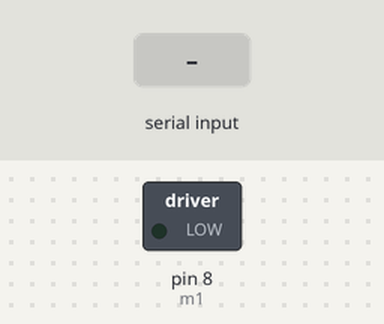
Recording of a sketch running on a simulated Arduino Uno, built with avr-gcc and run on an emulated ATmega328P. On the bench: switched loads named in the sketch (green lamp = pin HIGH). Dashed ring = blinking. The test bench sets the inputs (shaded band). What the sketch prints to the serial monitor is not drawn.

Above: at 0.3 s.
1.3 s: "0\n" received over Serial
At 3.0 s:
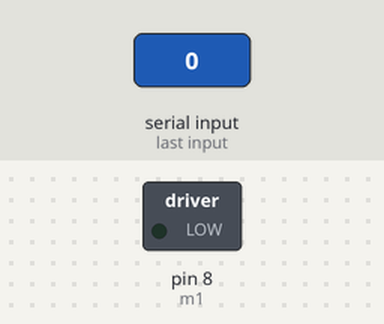
4.3 s: "90,45\n" received over Serial
At 4.4 s:
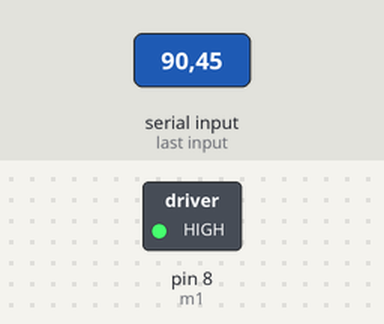
7.3 s: "30,150\n" received over Serial
Timing chart, 0 to 13.8 s (numbered marks = the images above; inputs shaded):
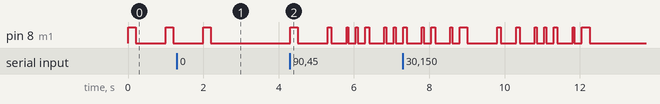

The sketch:

drum_test_v2.ino
```cpp
/**
 * Takes user input to determine which of 7 rhythms should play (0-6)
 */

int striketime = 200; // the length of time the motor will be on
int resttime = 800; // the length of rest between strikes

const int m1 = 8; //motor pin
int rhythm = 0; //original rhythm to play with no user input

//function to make a hit
void beat(int pin, int st, int rt){
  digitalWrite(m1, HIGH); //turns motor on
  delay(st); //how long hit

  digitalWrite(m1, LOW); // turns motor off
  delay(rt); // how long delay before next hit
}

void setup() {
  pinMode(m1, OUTPUT); // set the output pins
  Serial.begin(9600);
}

void loop() {
  if(Serial.available() > 0){ //if serial value is input, read it
    rhythm = Serial.read()-'0'; // make byte read from Serial into the actual in it is
    Serial.print(rhythm);
  }

  switch(rhythm){ //switches between 7 different rhythms depending on what variable rhythm equals
    case 0: //quarter notes
      beat(m1, 200, 800);
      break;

    case 1: //eigth notes
      beat(m1, 100, 400);
      break;

    case 2: //sixteenth notes
      beat(m1, 50, 200);
      break;

    case 3: //eigth+sixteenth
      beat(m1, 100, 400);
      beat(m1, 50, 200);
      break;

    case 4: //eighth+sixteenth+sixteenth
      beat(m1, 100, 400);
      beat(m1, 50, 200);
      beat(m1, 50, 200);
      break;

    case 5://e+s+s+e+s
      beat(m1, 100, 400);
      beat(m1, 50, 200);
      beat(m1, 50, 200);
      beat(m1, 100, 400);
      beat(m1, 50, 200);
      break;

    case 6://1++3+4
      beat(m1, 100, 400);
      beat(m1, 100, 800);
      beat(m1, 100, 400);
      beat(m1, 100, 400);
      beat(m1, 100, 400);
      beat(m1, 100, 800);
      break;
  }
}
```

Measured:
- after the input at 1.3 s, pin 8 (m1): goes on until 2.2 s, then stays LOW
- after the input at 4.3 s, pin 8 (m1): LOW → HIGH at once, → LOW 0.20 s later, → HIGH 0.80 s later, → LOW 0.10 s later, … (14 changes in this stretch)
- by itself, pin 8 (m1): alternates HIGH for 0.20 s and LOW for 0.80 s
